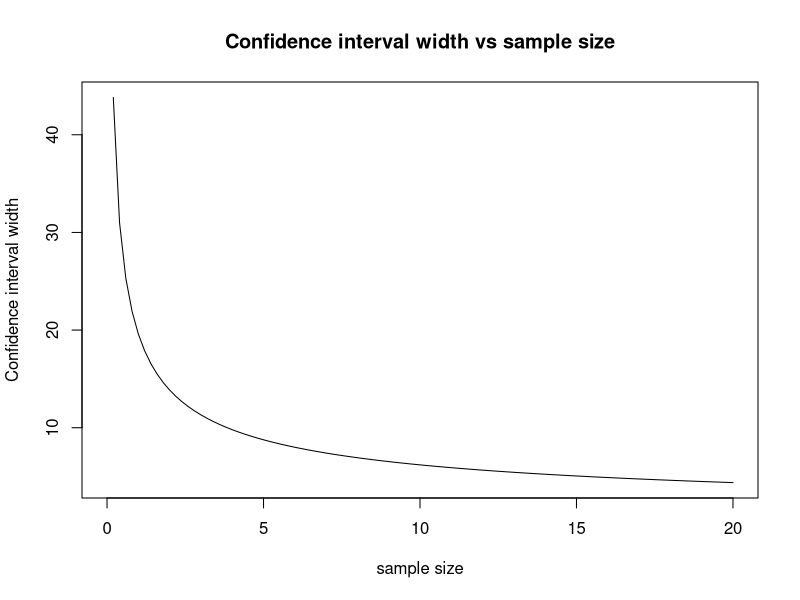
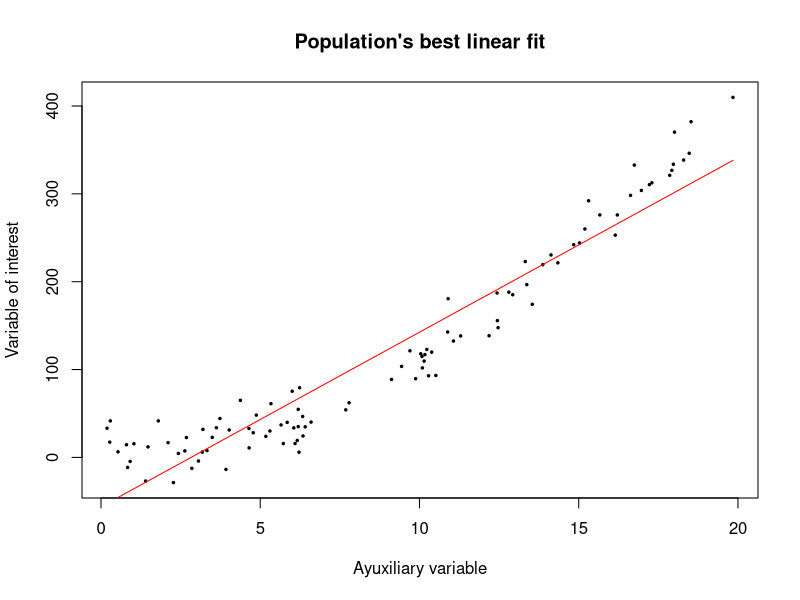
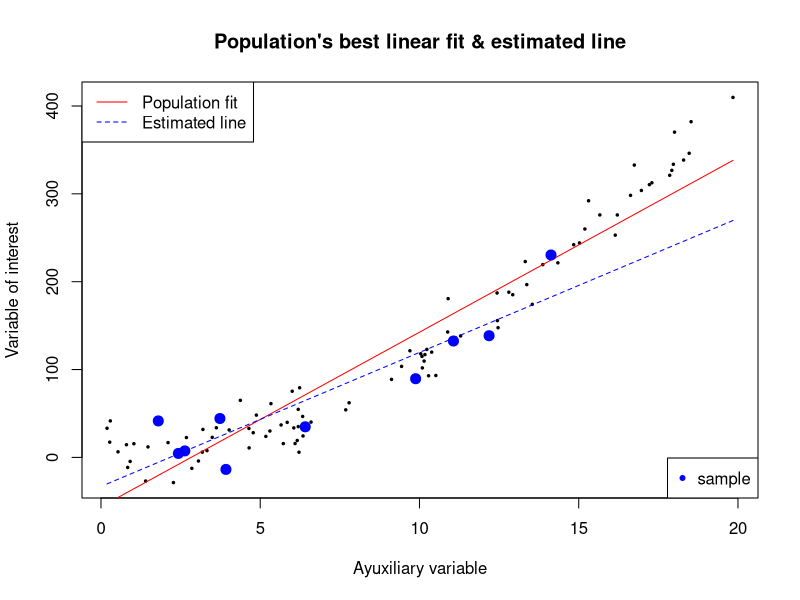

R code for these plots, in order:
## ---- chunk 1
curve(1.96*10*1/sqrt(x),0,20,main="Confidence interval width vs sample size",ylab="Confidence interval width",xlab="sample size")
## ---- chunk 2
set.seed(1234)
x <- runif(100,0,20)
y <- rnorm(100,x+x*x,20)
model<-lm(y~x)
set.seed(5)
sample <- sample(100,10)
xs <- x[sample]
ys <- y[sample]
model2 <- lm(ys~xs)
plot(x,y, main="Population's best linear fit",xlab="Ayuxiliary variable",  ylab="Variable of interest",pch=20,cex=0.5)
curve(model$coefficients[1] +model$coefficients[2] *x,col="red",add=TRUE)

plot(x,y, main="Population's best linear fit & estimated line",xlab="Ayuxiliary variable",  ylab="Variable of interest",pch=20,cex=0.5)
curve(model$coefficients[1] +model$coefficients[2] *x,col="red",add=TRUE)
points(xs,ys,pch=20,col="blue",cex=2)
curve(model2$coefficients[1] +model2$coefficients[2] *x,col="blue",add=TRUE,lty=2)
legend("topleft",legend=c("Population fit","Estimated line"),lty=c(1,2),col=c("red","blue"))
legend("bottomright",legend=c("sample"),pch=20,col="blue")
# curve(x+0.5*x*x,col="blue",add=TRUE)
